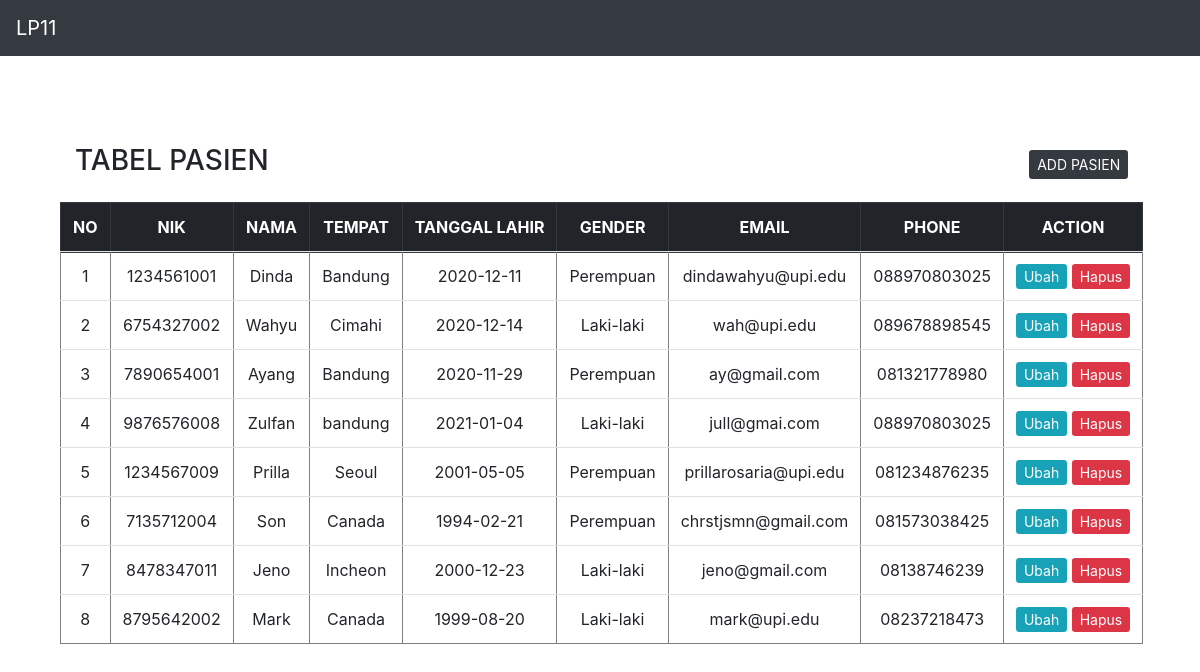
Page /MVP-01/index.php on the committed database.
### tables this page shows
CREATE TABLE `pasien` (
  `id` int(11) NOT NULL,
  `nik` varchar(100) NOT NULL,
  `nama` varchar(100) NOT NULL,
  `tempat` varchar(100) NOT NULL,
  `tl` varchar(100) NOT NULL,
  `gender` varchar(10) NOT NULL,
  `email` varchar(100) NOT NULL,
  `telp` varchar(100) NOT NULL
);

### MVP-01/presenter/ProsesPasien.php (called while the page is built, shortened)
<?php
class ProsesPasien implements KontrakPasienPresenter
{
	private $tabelpasien;
	private $data = [];
	function __construct()
	{
		try {
			$db_host = "localhost";
			$db_user = "root";
			$db_password = "";
			$db_name = "mvp_01";
			$this->tabelpasien = new TabelPasien($db_host, $db_user, $db_password, $db_name);
			$this->data = array();
		} catch (Exception $e) {
			echo "wiw error" . $e->getMessage();
		}
	}
	function prosesDataPasien()
	{
		try {
			$this->tabelpasien->open();
			$this->tabelpasien->getPasien();
			while ($row = $this->tabelpasien->getResult()) {
				$this->data[] = $row;
			}
		} catch (Exception $e) {
			echo "wiw error part 2" . $e->getMessage();
		}
	}
	function getId($i)
	{
		return $this->data[$i]['id'];
	}
	function getNik($i)
	{
		return $this->data[$i]['nik'];
	}
	function getNama($i)
	{
		return $this->data[$i]['nama'];
	}
	function getTempat($i)
	{
		return $this->data[$i]['tempat'];
	}
	function getTl($i)
	{
		return $this->data[$i]['tl'];
	}
	function getGender($i)
	{
		return $this->data[$i]['gender'];
	}
	function getEmail($i)
	{
		return $this->data[$i]['email'];
	}
	function getPhone($i)
	{
		return $this->data[$i]['telp'];
	}
	function getSize()
	{
		return sizeof($this->data);
	}
}

### MVP-01/model/DB.class.php (called while the page is built, shortened)
<?php
class DB
{
	var $db_host = '';
	var $db_user = '';
	var $db_password = '';
	var $db_name = '';
	var $db_link = '';
	function __construct($db_host = '', $db_user = '', $db_password = '', $db_name = '')
	{
		$this->db_host = $db_host;
		$this->db_user = $db_user;
		$this->db_password = $db_password;
		$this->db_name = $db_name;
	}
	function open()
	{
		$this->db_link = mysqli_connect($this->db_host, $this->db_user, $this->db_password, $this->db_name);
	}
	function execute($query = "")
	{
		$this->result = mysqli_query($this->db_link, $query);
		return $this->result;
	}
}

### MVP-01/model/TabelPasien.class.php (called while the page is built, shortened)
<?php
class TabelPasien extends DB
{
	function getPasien()
	{
		$query = "SELECT * FROM pasien";
		return $this->execute($query);
	}
}

### MVP-01/view/TampilPasien.php (the view, shortened to what this page needs)
<?php
include_once("presenter/ProsesPasien.php");
class TampilPasien implements KontrakPasienView
{
	private $prosespasien;
	function __construct()
	{
		$this->prosespasien = new ProsesPasien();
	}
	function tampil()
	{
		$this->prosespasien->prosesDataPasien();
		$data = null;
		for ($i = 0; $i < $this->prosespasien->getSize(); $i++) {
			$no = $i + 1;
			$data .= "<tr>
			<td>" . $no . "</td>
			<td>" . $this->prosespasien->getNik($i) . "</td>
			<td>" . $this->prosespasien->getNama($i) . "</td>
			<td>" . $this->prosespasien->getTempat($i) . "</td>
			<td>" . $this->prosespasien->getTl($i) . "</td>
			<td>" . $this->prosespasien->getGender($i) . "</td>
			<td>" . $this->prosespasien->getEmail($i) . "</td>
			<td>" . $this->prosespasien->getPhone($i) . "</td>
			<td>
			<a href='index.php?update=" . $this->prosespasien->getId($i) . "' class='btn-sm btn-info'>Ubah</a>
			<a href='index.php?hapus=" . $this->prosespasien->getId($i) . "' class='btn-sm btn-danger'>Hapus</a> </td>";
		}
	}
}

### MVP-01/index.php (shortened to what this page needs)
<?php
include_once("model/Template.class.php");
include_once("model/DB.class.php");
include_once("model/TabelPasien.class.php");
include_once("view/TampilPasien.php");
$tp = new TampilPasien();
if (isset($_POST['add'])) {
    $tp->Form_Add($_POST);
} else if (isset($_GET['add'])) {
    $tp->AddForm();
} else if (isset($_POST['update'])) {
    $id = $_GET['update'];
    $tp->Form_Update($id);
} else if (!empty($_GET['update'])) {
    $id = $_GET['update'];
    $tp->updateForm($id);
} else if (!empty($_GET['hapus'])) {
    $id = $_GET['hapus'];
    $tp->Form_Delete($id);
} else {
    $tp->tampil();
}

### MVP-01/model/Template.class.php (shortened to what this page needs)
<?php
class Template{
	var $content = '';
	function __construct($filename = ''){
		$this->content = implode('', @file($filename));
	}
	function clear(){
		$this->content = preg_replace("/DATA_[A-Z|_|0-9]+/", "", $this->content);
	}
	function write(){
		print $this->content;
	}
	function replace($old = '', $new = ''){
		if(is_int($new)){
			$value = sprintf("%d", $new);
		}elseif(is_float($new)){
			$value = sprintf("%f", $new);
		}elseif(is_array($new)){
			$value = '';
			foreach( $new as $item){
				$value .= $item. '';
			}
		}else{
			$value = $new;
		}
		$this->content = preg_replace("/$old/",  $value, $this->content);
	}
}

### rows in the picture
pasien: no "1", nik "1234561001", nama "Dinda", tempat "Bandung", tl "2020-12-11", gender "Perempuan", email "dindawahyu@upi.edu", telp "088970803025"
pasien: no "2", nik "6754327002", nama "Wahyu", tempat "Cimahi", tl "2020-12-14", gender "Laki-laki", email "wah@upi.edu", telp "089678898545"
pasien: no "3", nik "7890654001", nama "Ayang", tempat "Bandung", tl "2020-11-29", gender "Perempuan", email "ay@gmail.com", telp "081321778980"
pasien: no "4", nik "9876576008", nama "Zulfan", tempat "bandung", tl "2021-01-04", gender "Laki-laki", email "jull@gmai.com", telp "088970803025"
pasien: no "5", nik "1234567009", nama "Prilla", tempat "Seoul", tl "2001-05-05", gender "Perempuan", email "prillarosaria@upi.edu", telp "081234876235"
pasien: no "6", nik "7135712004", nama "Son", tempat "Canada", tl "1994-02-21", gender "Perempuan", email "chrstjsmn@gmail.com", telp "081573038425"
pasien: no "7", nik "8478347011", nama "Jeno", tempat "Incheon", tl "2000-12-23", gender "Laki-laki", email "jeno@gmail.com", telp "08138746239"
pasien: no "8", nik "8795642002", nama "Mark", tempat "Canada", tl "1999-08-20", gender "Laki-laki", email "mark@upi.edu", telp "08237218473"

### other values in the picture
$this->content "LP11 TABEL PASIEN ADD PASIEN NO NIK NAMA TEMPAT TANGGAL LAHIR GENDER EMAIL PHONE ACTION"
